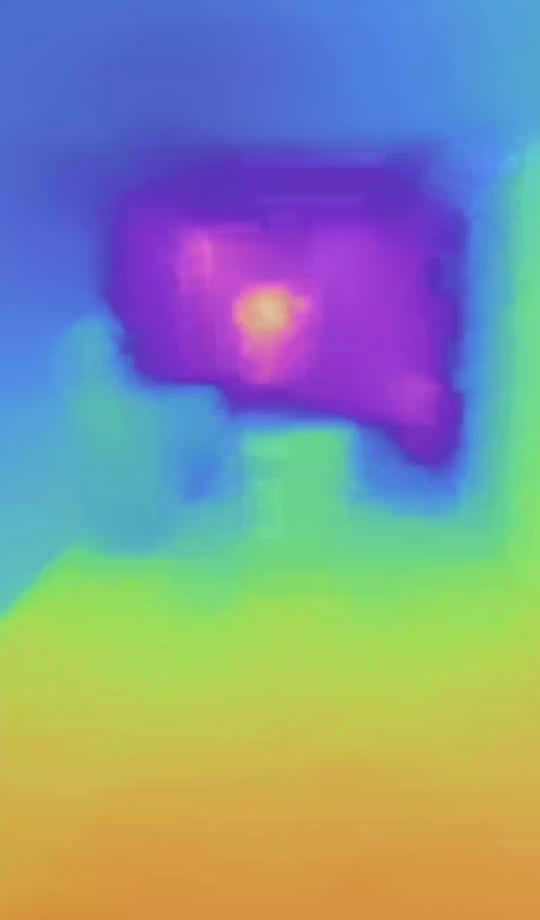
#> input picture frame 27 of depth/videos/trashCenter.mp4, 1080 x 1840 px (shown at 1/2 size)
$ python depthdetection_backup.py
#> lines starting #> are read from the running program, lines starting #| are printed output that depends on the picture; after the words box and inside, x2 and y2 are one past the last pixel; in counts of white or black regions, pixels touching at a corner belong together
import cv2
import numpy as np

print("Opening video")

# Define bounds of color range to detect in HSV
# Darker - RGB (169, 50, 24) --> HSV (11, 86, 66)
# Lighter - RGB (198, 80, 38) --> HSV (16, 81, 78)
lower_hue = -10
upper_hue = 8
lower_saturation = 150
upper_saturation = 255

cap = cv2.VideoCapture('videos/trashCenter.mp4')
count = 0
numFrames = 0

# Parse video frames
while cap.isOpened():
    ret, frame = cap.read()
#> frame is the input picture: shape (1840, 1080, 3); mean B, G, R 152.5, 147.1, 133.6

    if not ret:
        break

    # Change the dimensions of the displayed video
    height, width, layers = frame.shape
#> height = 1840; width = 1080; layers = 3
    display_height = int(height / 2)
#> display_height = 920
    display_width = int(width / 2)
#> display_width = 540
    display_frame = cv2.resize(frame, (display_width, display_height))
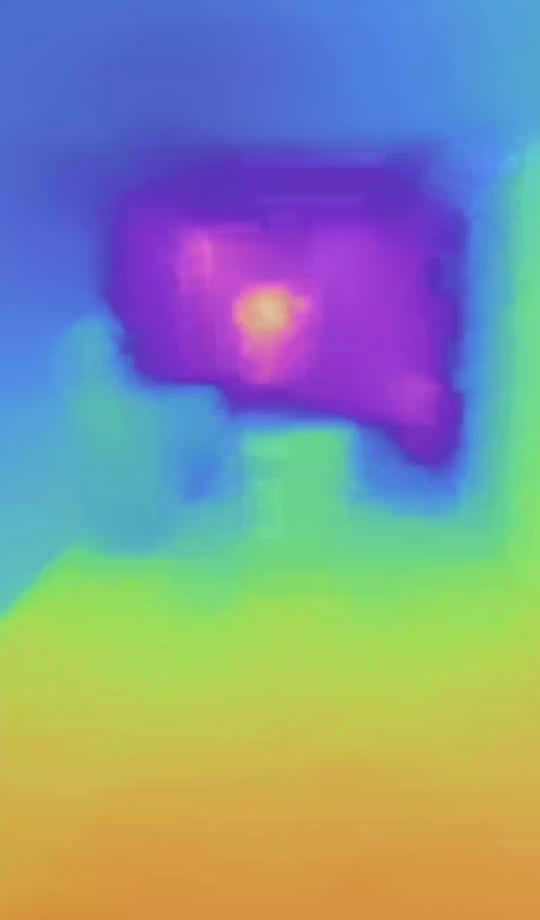
#> display_frame: shape (920, 540, 3); mean B, G, R 152.5, 147.2, 133.6

    # Convert BGR to HSV
    hsv_frame = cv2.cvtColor(frame, cv2.COLOR_BGR2HSV)
#> hsv_frame: shape (1840, 1080, 3); mean H, S, V 80, 158.7, 207.9

    # Define range of color in HSV
    lower_color = np.array([lower_hue, lower_saturation])
    upper_color = np.array([upper_hue, upper_saturation])

    # Threshold the HSV image to get only desired colors
    mask = cv2.inRange(hsv_frame[:,:,0:2], lower_color, upper_color)
#> mask: shape (1840, 1080); every value is 0
    result = cv2.bitwise_and(frame, frame, mask=mask)
#> result: shape (1840, 1080, 3); every value is 0
    display_result = cv2.resize(result, (display_width, display_height))
#> display_result: shape (920, 540, 3); every value is 0

    # Find the average coordinates of object
    coordinates = np.column_stack(np.where(mask > 0))
#> coordinates = empty array
    if (len(coordinates) > 0 and numFrames > 50):
        average_coordinates = np.mean(coordinates, axis=0)
        print("Average Coordinates: ", average_coordinates)
    else:
        average_coordinates = None

    # Shows resulting masked video
    if np.any(result):
        # print("Frame contains the specified color range.")
        cv2.imshow("Filtered Frame", display_result)
        numFrames += 1

    if (numFrames == 25):
        print("Close object detected")

    cv2.imshow('window-name', display_frame)
    # cv2.imwrite("frame%d.jpg" % count, display_frame)  # Fixed typo here
    count += 1
    if cv2.waitKey(10) & 0xFF == ord('q'):
#> (key q is pressed here)
        break

cap.release()
cv2.destroyAllWindows()  # destroy all opened windows

print("Video finished")

$ run again, starting later in the video
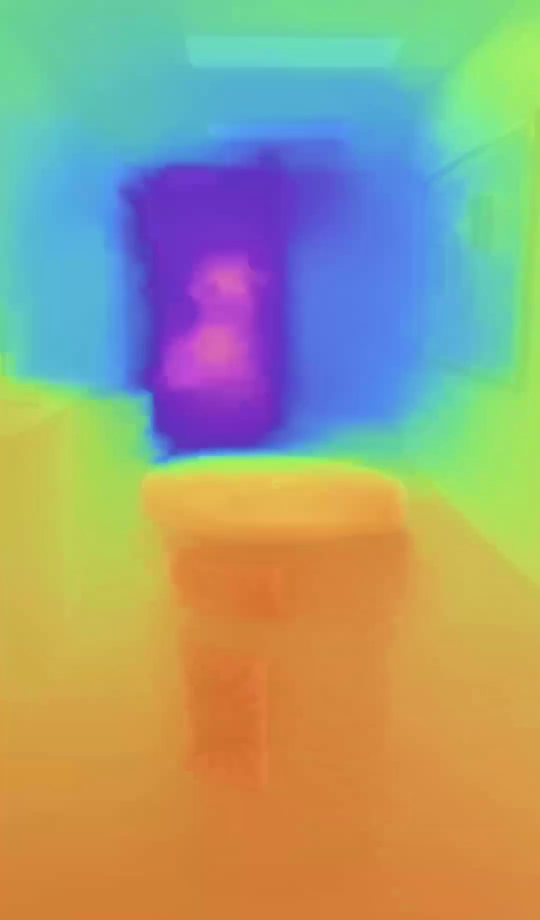
#> input picture frame 123 of depth/videos/trashCenter.mp4, 1080 x 1840 px (shown at 1/2 size)
#> frame is the input picture: shape (1840, 1080, 3); mean B, G, R 127, 158.4, 157.2
#> `display_frame = cv2.resize(frame, (display_width, display_height))`:
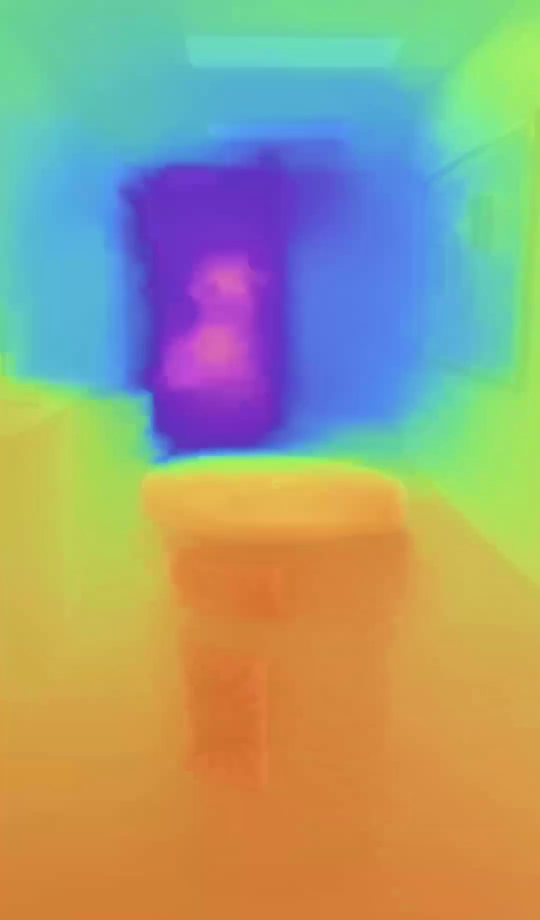
#> display_frame: shape (920, 540, 3); mean B, G, R 127.1, 158.5, 157.3
#> hsv_frame: shape (1840, 1080, 3); mean H, S, V 57.3, 161.9, 213.3
#> mask: shape (1840, 1080); every value is 0
#> result: shape (1840, 1080, 3); every value is 0
#> display_result: shape (920, 540, 3); every value is 0
#> coordinates = empty array

$ run again, starting later in the video
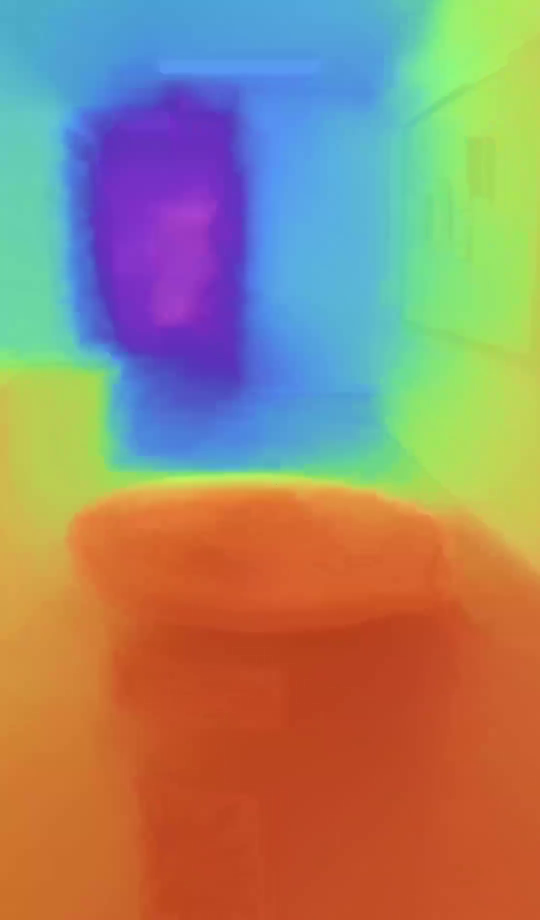
#> input picture frame 219 of depth/videos/trashCenter.mp4, 1080 x 1840 px (shown at 1/2 size)
#> frame is the input picture: shape (1840, 1080, 3); mean B, G, R 112.6, 134.4, 154.8
#> hsv_frame: shape (1840, 1080, 3); mean H, S, V 51.5, 174.8, 208.1
#> `mask = cv2.inRange(hsv_frame[:,:,0:2], lower_color, upper_color)`:
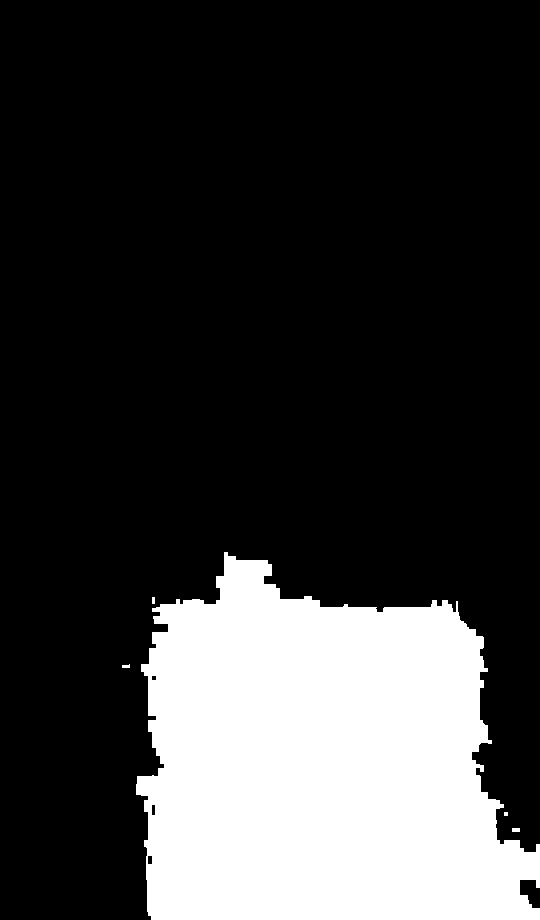
#> mask: shape (1840, 1080) (shown at 1/2 size); 22.5% white; 5 white regions, box (x1, y1, x2, y2) and area: (272, 1104, 1080, 1840) 446496, (1024, 1656, 1040, 1664) 128, (244, 1328, 260, 1336) 100, (304, 1194, 310, 1208) 84, (1008, 1624, 1016, 1632) 64
#> `display_result = cv2.resize(result, (display_width, display_height))`:
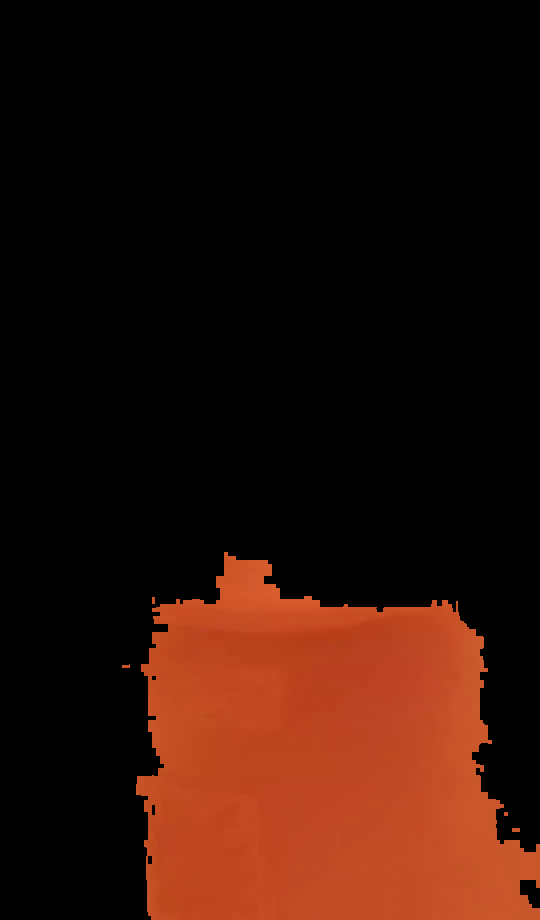
#> display_result: shape (920, 540, 3); mean B, G, R 8.1, 16.8, 43.4
#> coordinates = 446872 pairs, first value 1104 to 1839, second value 244 to 1079
